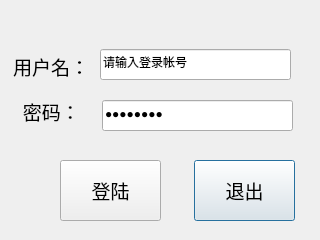
<?xml version="1.0" encoding="UTF-8"?>
<ui version="4.0">
 <class>LoginDlg</class>
 <widget class="QDialog" name="LoginDlg">
  <property name="geometry">
   <rect>
    <x>0</x>
    <y>0</y>
    <width>320</width>
    <height>240</height>
   </rect>
  </property>
  <property name="windowTitle">
   <string>选择用户登录</string>
  </property>
  <widget class="QLineEdit" name="nameEdit">
   <property name="geometry">
    <rect>
     <x>100</x>
     <y>49</y>
     <width>191</width>
     <height>31</height>
    </rect>
   </property>
   <property name="text">
    <string>请输入登录帐号</string>
   </property>
   <property name="cursorPosition">
    <number>7</number>
   </property>
  </widget>
  <widget class="QLineEdit" name="pwdEdit">
   <property name="geometry">
    <rect>
     <x>102</x>
     <y>100</y>
     <width>191</width>
     <height>31</height>
    </rect>
   </property>
   <property name="text">
    <string>请输入对应的密码</string>
   </property>
   <property name="echoMode">
    <enum>QLineEdit::PasswordEchoOnEdit</enum>
   </property>
  </widget>
  <widget class="QPushButton" name="quitBtn">
   <property name="geometry">
    <rect>
     <x>194</x>
     <y>160</y>
     <width>101</width>
     <height>61</height>
    </rect>
   </property>
   <property name="font">
    <font>
     <family>微软雅黑 Light</family>
     <pointsize>14</pointsize>
    </font>
   </property>
   <property name="text">
    <string>退出</string>
   </property>
  </widget>
  <widget class="QPushButton" name="loginBtn">
   <property name="geometry">
    <rect>
     <x>60</x>
     <y>160</y>
     <width>101</width>
     <height>61</height>
    </rect>
   </property>
   <property name="font">
    <font>
     <family>微软雅黑 Light</family>
     <pointsize>14</pointsize>
    </font>
   </property>
   <property name="text">
    <string>登陆</string>
   </property>
  </widget>
  <widget class="QLabel" name="label">
   <property name="geometry">
    <rect>
     <x>13</x>
     <y>51</y>
     <width>81</width>
     <height>31</height>
    </rect>
   </property>
   <property name="font">
    <font>
     <family>微软雅黑 Light</family>
     <pointsize>14</pointsize>
    </font>
   </property>
   <property name="text">
    <string>用户名：</string>
   </property>
  </widget>
  <widget class="QLabel" name="label_2">
   <property name="geometry">
    <rect>
     <x>13</x>
     <y>101</y>
     <width>71</width>
     <height>21</height>
    </rect>
   </property>
   <property name="font">
    <font>
     <family>微软雅黑 Light</family>
     <pointsize>14</pointsize>
    </font>
   </property>
   <property name="text">
    <string>  密码：</string>
   </property>
  </widget>
 </widget>
 <resources/>
 <connections/>
</ui>
